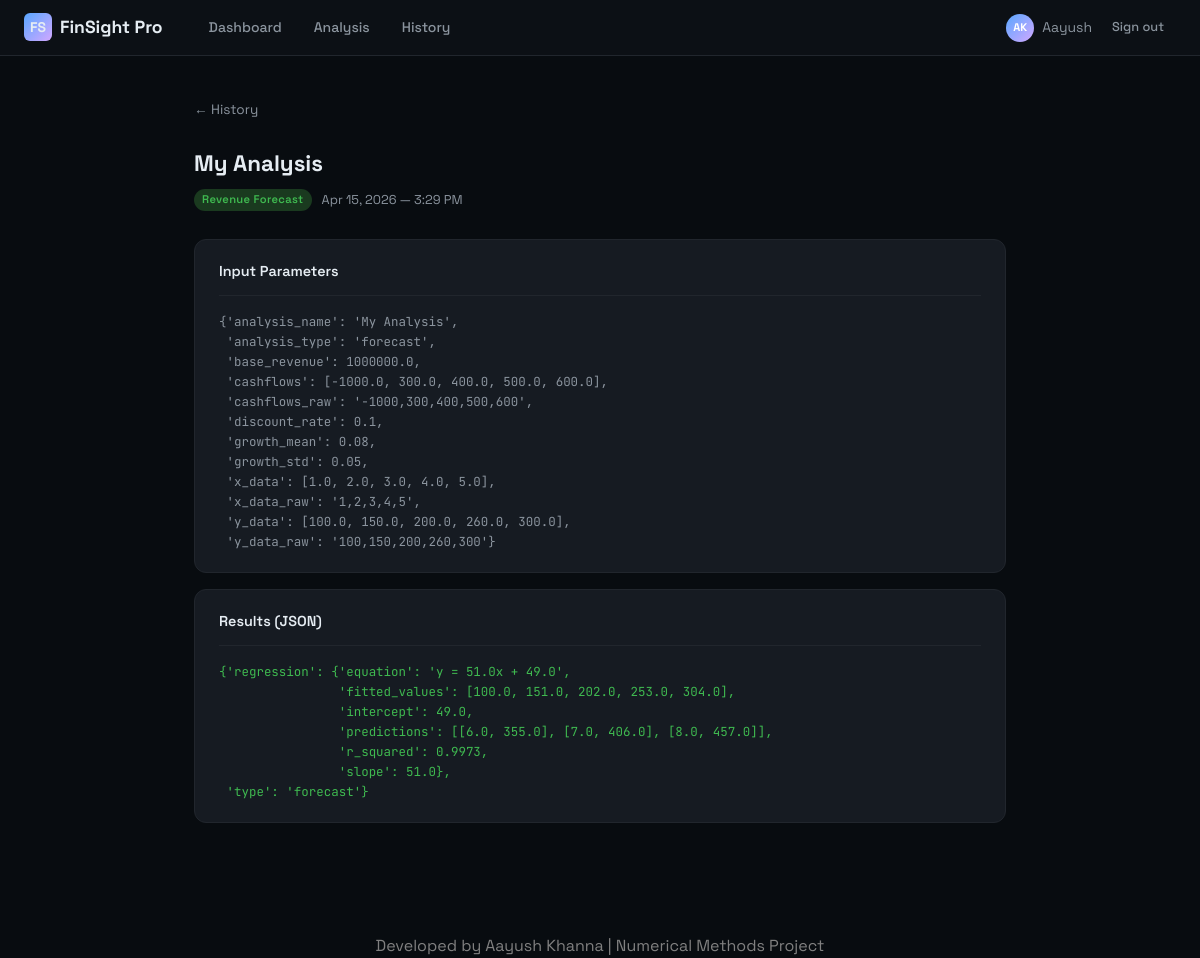
/history/6/ (signed in), run on the app's committed database.
### predictor/models.py (models this page shows, shortened)
class AnalysisHistory(models.Model):
    ANALYSIS_TYPES = [
        ("breakeven", "Break-Even Analysis"),
        ("forecast", "Revenue Forecast"),
        ("npv", "NPV Analysis"),
        ("monte_carlo", "Monte Carlo Simulation"),
        ("irr", "IRR Calculation"),
    ]
    user = models.ForeignKey(User, on_delete=models.CASCADE, related_name="analyses")
    analysis_type = models.CharField(max_length=20, choices=ANALYSIS_TYPES)
    name = models.CharField(max_length=100, default="Untitled Analysis")
    input_data = models.JSONField()
    result_data = models.JSONField()
    created_at = models.DateTimeField(default=timezone.now)
    class Meta:
        ordering = ["-created_at"]
        verbose_name_plural = "Analysis Histories"

### predictor/views.py (the view)
# urls.py: path("history/<int:pk>/", views.history_detail, name="history_detail"),
@login_required
def history_detail(request, pk):
    analysis = get_object_or_404(AnalysisHistory, pk=pk, user=request.user)
    return render(request, "predictor/history_detail.html", {"analysis": analysis})

### predictor/templates/predictor/history_detail.html (shortened to what this page needs)
{% extends "base.html" %}
{% block content %}
<div class="container" style="padding-top:40px;padding-bottom:60px;max-width:860px;">
  <div style="margin-bottom:24px;">
    <a href="{% url 'history' %}" style="color:var(--text-2);text-decoration:none;font-size:0.85rem;">← History</a>
  </div>
  <div style="display:flex;align-items:flex-start;justify-content:space-between;margin-bottom:28px;">
    <div>
      <h1 style="font-size:1.4rem;font-weight:700;">{{ analysis.name }}</h1>
      <div style="display:flex;gap:10px;align-items:center;margin-top:8px;">
        <span class="badge
          {% if analysis.analysis_type == 'breakeven' %}badge-blue
          {% elif analysis.analysis_type == 'forecast' %}badge-green
          {% elif analysis.analysis_type == 'npv' %}badge-purple
          {% elif analysis.analysis_type == 'monte_carlo' %}badge-orange
          {% else %}badge-blue{% endif %}">
          {{ analysis.get_analysis_type_display }}
        </span>
        <span style="font-size:0.8rem;color:var(--text-2);">{{ analysis.created_at|date:"M d, Y — g:i A" }}</span>
      </div>
    </div>
  </div>
  <div class="card" style="margin-bottom:16px;">
    <div class="card-header">
      <div class="card-title">Input Parameters</div>
    </div>
    <pre style="font-family:var(--mono);font-size:0.78rem;color:var(--text-2);overflow-x:auto;white-space:pre-wrap;">{{ analysis.input_data|pprint }}</pre>
  </div>
  <div class="card">
    <div class="card-header">
      <div class="card-title">Results (JSON)</div>
    </div>
    <pre style="font-family:var(--mono);font-size:0.78rem;color:var(--green);overflow-x:auto;white-space:pre-wrap;">{{ analysis.result_data|pprint }}</pre>
  </div>
</div>
{% endblock %}

### templates/base.html (shortened to what this page needs)
{% load static %}
<!DOCTYPE html>
<html lang="en">
<head>
</head>
<body>
  <nav class="nav">
    <a href="{% url 'landing' %}" class="nav-brand">
      <div class="logo-icon">FS</div>
      <span>FinSight Pro</span>
    </a>
    <div class="nav-links">
      {% if user.is_authenticated %}
        <a href="{% url 'dashboard' %}" class="nav-link {% if request.resolver_match.url_name == 'dashboard' %}active{% endif %}">Dashboard</a>
        <a href="{% url 'analysis' %}" class="nav-link {% if request.resolver_match.url_name == 'analysis' %}active{% endif %}">Analysis</a>
        <a href="{% url 'history' %}" class="nav-link {% if request.resolver_match.url_name == 'history' %}active{% endif %}">History</a>
      {% endif %}
    </div>
    <div class="nav-right">
      {% if user.is_authenticated %}
        <div class="nav-user">
          <div class="nav-avatar">{{ user.first_name|first|upper }}{{ user.last_name|first|upper }}</div>
          <span>{{ user.first_name|default:user.username }}</span>
        </div>
        <a href="{% url 'logout' %}" class="btn btn-ghost btn-sm">Sign out</a>
      {% else %}
        <a href="{% url 'login' %}" class="btn btn-ghost btn-sm">Sign in</a>
        <a href="{% url 'register' %}" class="btn btn-primary btn-sm">Get Started</a>
      {% endif %}
    </div>
  </nav>
  <div class="page">
    {% block content %}{% endblock %}
  </div>
  <footer style="text-align:center; margin-top:50px; color:gray;">
    Developed by Aayush Khanna | Numerical Methods Project
</footer>
</body>
</html>

### templates/base.html (style rules this page uses)
:root { --bg-base: #080c10; --bg-surface: #0d1117; --bg-raised: #161b22; --bg-hover: #1c2128; --border: #21262d; --border-hi: #30363d; --text-1: #e6edf3; --text-2: #8b949e; --text-3: #484f58; --accent: #58a6ff; --accent-dim: #1f4068; --green: #3fb950; --green-dim: #1a3a1f; --purple: #d2a8ff; --purple-dim: #2d1d5e; --orange: #ffa657; --orange-dim: #3d2209; --red: #f85149; --red-dim: #3d1010; --font: 'Space Grotesk', sans-serif; --mono: 'JetBrains Mono', monospace; --radius: 8px; --radius-lg: 12px; }
*, *::before, *::after { box-sizing: border-box; margin: 0; padding: 0; }
html { font-size: 16px; scroll-behavior: smooth; }
body { font-family: var(--font); background: var(--bg-base); color: var(--text-1); min-height: 100vh; line-height: 1.6; }
.nav { position: fixed; top: 0; left: 0; right: 0; z-index: 100; height: 56px; background: rgba(13, 17, 23, 0.95); backdrop-filter: blur(12px); border-bottom: 1px solid var(--border); display: flex; align-items: center; padding: 0 24px; gap: 0; }
.nav-brand { display: flex; align-items: center; gap: 8px; font-weight: 700; font-size: 1.1rem; color: var(--text-1); text-decoration: none; margin-right: 32px; }
.nav-brand .logo-icon { width: 28px; height: 28px; background: linear-gradient(135deg, var(--accent), var(--purple)); border-radius: 6px; display: flex; align-items: center; justify-content: center; font-size: 14px; font-weight: 700; }
.nav-links { display: flex; align-items: center; gap: 4px; flex: 1; }
.nav-link { padding: 6px 14px; border-radius: var(--radius); color: var(--text-2); text-decoration: none; font-size: 0.875rem; font-weight: 500; transition: color 0.15s, background 0.15s; }
.nav-right { display: flex; align-items: center; gap: 8px; }
.nav-user { display: flex; align-items: center; gap: 8px; font-size: 0.875rem; color: var(--text-2); }
.nav-avatar { width: 28px; height: 28px; border-radius: 50%; background: linear-gradient(135deg, var(--accent), var(--purple)); display: flex; align-items: center; justify-content: center; font-size: 11px; font-weight: 700; color: white; }
.page { padding-top: 56px; min-height: 100vh; }
.container { max-width: 1200px; margin: 0 auto; padding: 0 24px; }
.btn { display: inline-flex; align-items: center; gap: 6px; padding: 8px 20px; border-radius: var(--radius); font-family: var(--font); font-size: 0.875rem; font-weight: 500; cursor: pointer; border: none; text-decoration: none; transition: all 0.15s; white-space: nowrap; }
.btn-ghost { background: transparent; color: var(--text-2); border: none; }
.btn-sm { padding: 5px 12px; font-size: 0.8rem; }
.card { background: var(--bg-raised); border: 1px solid var(--border); border-radius: var(--radius-lg); padding: 20px 24px; }
.card-header { display: flex; align-items: center; justify-content: space-between; margin-bottom: 16px; padding-bottom: 12px; border-bottom: 1px solid var(--border); }
.card-title { font-size: 0.9rem; font-weight: 600; color: var(--text-1); }
.badge { display: inline-flex; align-items: center; gap: 4px; padding: 2px 8px; border-radius: 20px; font-size: 0.7rem; font-weight: 600; letter-spacing: 0.03em; }
.badge-green { background: var(--green-dim); color: var(--green); }

### data on the page
AnalysisHistory: name "My Analysis", analysis_type "Revenue Forecast", created_at "Apr 15, 2026 — 3:29 PM", input_data|pprint "{'analysis_name': 'My Analysis', 'analysis_type': 'forecast', 'base_revenue': 1000000.0, 'cashflows': [-1000.0, 300.0, 400.0, 500.0, 600.0], 'cashflows_raw': '-1000,300,400,500,600', 'discount_rate': 0.1, 'growth_mean': 0.08, 'growth_std': 0.05, 'x_data': [1.0, 2.0, 3.0, 4.0, 5.0], 'x_data_raw': '1,2,3,4,5', 'y_data': [100.0, 150.0, 200.0, 260.0, 300.0], 'y_data_raw': '100,150,200,260,300'}", result_data|pprint "{'regression': {'equation': 'y = 51.0x + 49.0', 'fitted_values': [100.0, 151.0, 202.0, 253.0, 304.0], 'intercept': 49.0, 'predictions': [[6.0, 355.0], [7.0, 406.0], [8.0, 457.0]], 'r_squared': 0.9973, 'slope': 51.0}, 'type': 'forecast'}"

### other printed values
{{ user.first_name|first|upper }} "A"
{{ user.last_name|first|upper }} "K"
{{ user.first_name|default:user.username }} "Aayush"
